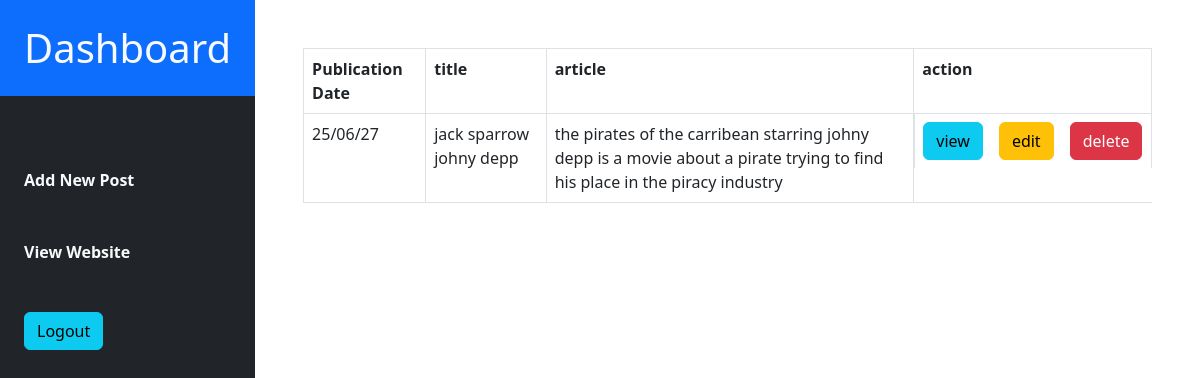
/admin/index.php (signed in), run on the app's committed database.
### tables this page shows
CREATE TABLE `posts` (
  `id` int(11) NOT NULL,
  `date` varchar(255) NOT NULL,
  `title` varchar(255) NOT NULL,
  `summary` text NOT NULL,
  `content` mediumtext NOT NULL
);

### admin/index.php (the view, shortened to what this page needs)
<?php
include("templates/header.php")
?>
<div class = "posts-list w-100 p-5">
    <table class ="table table-bordered">
        <theads>
            <th>Publication Date</th>
            <th>title</th>
            <th>article</th>
            <th>action</th>
        <tbody>
            <?php
            include("../connect.php");
            $sql = "SELECT * FROM posts";
            $result = mysqli_query($conn ,$sql);
            while($data =mysqli_fetch_array($result)){
            ?>
            <tr>
            <td><?php echo $data["date"] ;?></td>
            <td><?php echo $data["title"];?></td>
            <td><?php echo $data["summary"];?></td>
            <td class ="d-flex gap-2">
                <a class = "btn btn-info me-2" href ="view.php?id=<?php echo $data["id"]?>">view</a>
                <a class = "btn btn-warning me-2" href ="edit.php?id=<?php echo $data["id"]?>">edit</a>
                <a class = "btn btn-danger" href ="delete.php?id=<?php echo $data["id"]?>">delete</a>
            </td>
            </tr>
            <?php
            }
            ?>
        </tbody>
     </table>
</div>

### data on the page
posts: date "25/06/27", title "jack sparrow johny depp", summary "the pirates of the carribean starring johny depp is a movie about a pirate trying to find his place in the piracy industry"
